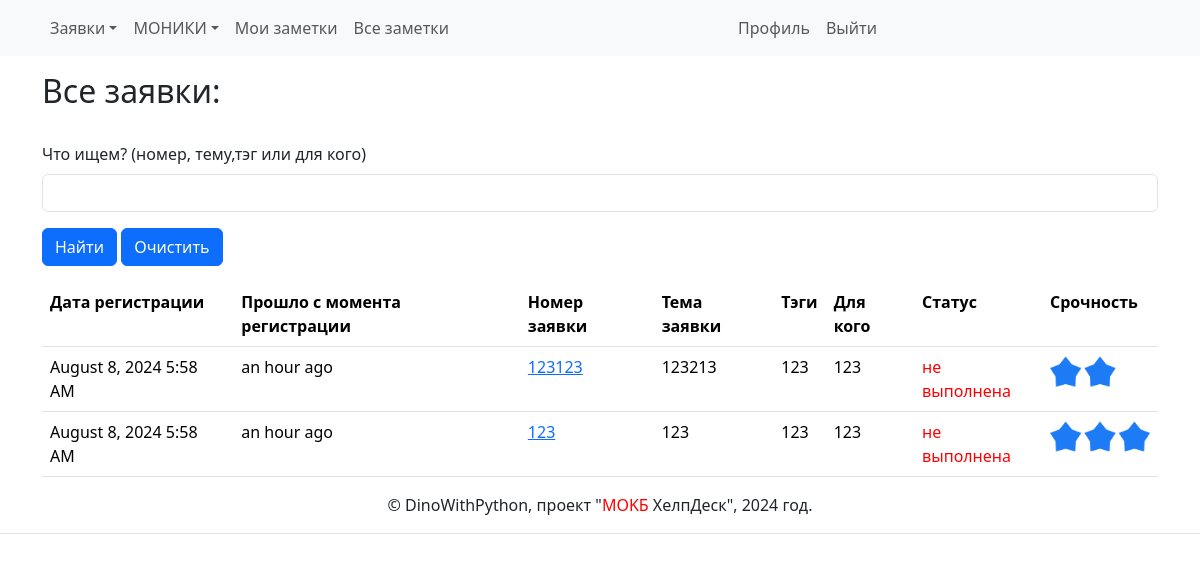
/task/index (signed in), run on the app's committed database.
### app/models.py (models this page shows, shortened)
class Task(db.Model):
    id: so.Mapped[int] = so.mapped_column(primary_key=True, autoincrement=True)
    date_create_task: so.Mapped[datetime] = so.mapped_column(
        index=True, default=lambda: datetime.now(timezone.utc))
    number_task: so.Mapped[Optional[str]] = so.mapped_column(
        sa.String(15),
        index=True,
        unique=True)
    theme_task: so.Mapped[Optional[str]] = so.mapped_column(sa.String(250))
    body_task: so.Mapped[Optional[str]] = so.mapped_column(sa.String(2000))
    tag_task: so.Mapped[Optional[str]] = so.mapped_column(sa.String(200))
    person_task: so.Mapped[Optional[str]] = so.mapped_column(sa.String(200))
    contact_person_task: so.Mapped[Optional[str]] = so.mapped_column(
        sa.String(200))
    user_id: so.Mapped[int] = so.mapped_column(sa.ForeignKey(User.id),
                                               index=True)
    author_task: so.Mapped[User] = so.relationship(back_populates='tasks')
    complete: so.Mapped[bool] = so.mapped_column(sa.Boolean, default=False)
    decision_task: so.Mapped[Optional[str]] = so.mapped_column(sa.String(2000))
    urgency_task: so.Mapped[Optional[str]] = so.mapped_column(sa.String(50))

### app/tasks/routes.py (the view, shortened to what this page needs)
@bp.route('/', methods=['GET', 'POST'])
@bp.route('/index', methods=['GET', 'POST'])
@login_required
def index():
    form = SearchTask()
    content = {}
    page = request.args.get(get_page_parameter(), type=int, default=1)
    limit = 10
    start = (page-1)*limit
    end = start + limit
    tasks_bd = Task.query.order_by(Task.date_create_task.desc())
    total = tasks_bd.count()
    content['pagination'] = Pagination(page=page, total=total,
                                       bs_version=4)
    content['tasks'] = tasks_bd.slice(start, end)
    return render_template('index.html', title='Все заявки',
                            form=form, **content)

### app/tasks/forms.py
class SearchTask(FlaskForm):
    text_search = StringField(
        'Что ищем? (номер, тему,тэг или для кого)',
        validators=[DataRequired('Поле не может быть пустым.')])
    submit = SubmitField('Найти')
    cancel = SubmitField('Очистить')

### app/models.py (called while the page is built)
@login.user_loader
def load_user(id):
    return db.session.get(User, int(id))

### app/templates/index.html (shortened to what this page needs)
{% extends "base.html" %}
{% import "bootstrap_wtf.html" as wtf %}
{% block content %}
    <h2>{{ title }}:
    </h2>
    <br>
    {% if form %}
    {{ wtf.quick_form(form) }}
    {% endif %}
    <table class="table table-hover">
        <tr>
            <th>Дата регистрации</th>
            <th>Прошло с момента регистрации</th>
            <th>Номер заявки</th>
            <th>Тема заявки</th>
            <th>Тэги</th>
            <th>Для кого</th>
            <th>Статус</th>
            <th>Срочность</th>
        </tr>
        {% for task in tasks %}
            {% include 'tasks/_task.html' %}
        {% endfor %}
    </table>
{% endblock %}

### app/templates/tasks/_task.html
    <tr>
        <td>{{ moment(task.date_create_task).format('LLL') }}</td>
        <td>{{ moment(task.date_create_task).fromNow() }}</td>
        <td>
            <a href="{{ url_for('tasks.task_detail', task_id=task.id ) }}">
                {{ task.number_task }}
                </a></td>
        <td>{{ task.theme_task }}</td>
        <td>{{ task.tag_task }}</td>
        <td>{{ task.person_task }}</td>
            {% if task.complete %}
            <td><span style="color:green;">выполнена</span></td>
            {% else %}
            <td><span style="color:red;">не выполнена</span></td>
            {% endif %}
            {% if task.urgency_task %}
                {% if task.urgency_task == '3' %}
                <td><img src="{{ url_for('static', filename='3.png') }}" width="100"/></td>
                {% elif task.urgency_task == '2' %}
                <td><img src="{{ url_for('static', filename='2.png') }}" width="100"/></td>
                {% else %}
                <td><img src="{{ url_for('static', filename='1.png') }}" width="100"/></td>
                {% endif %}
            {% else %}
            <td></td>
            {% endif %}
    </tr>

### data on the page
Task: date_create_task "August 8, 2024 5:58 AM", date_create_task "an hour ago", number_task "123123", theme_task "123213", tag_task "123", person_task "123", complete "не выполнена"
Task: date_create_task "August 8, 2024 5:58 AM", date_create_task "an hour ago", number_task "123", theme_task "123", tag_task "123", person_task "123", complete "не выполнена"

### other printed values
{{ title }} "Все заявки"
{{ field.label(class='form-label') }} "Что ищем? (номер, тему,тэг или для кого)"
{{ moment().format('YYYY') }} "2024"
